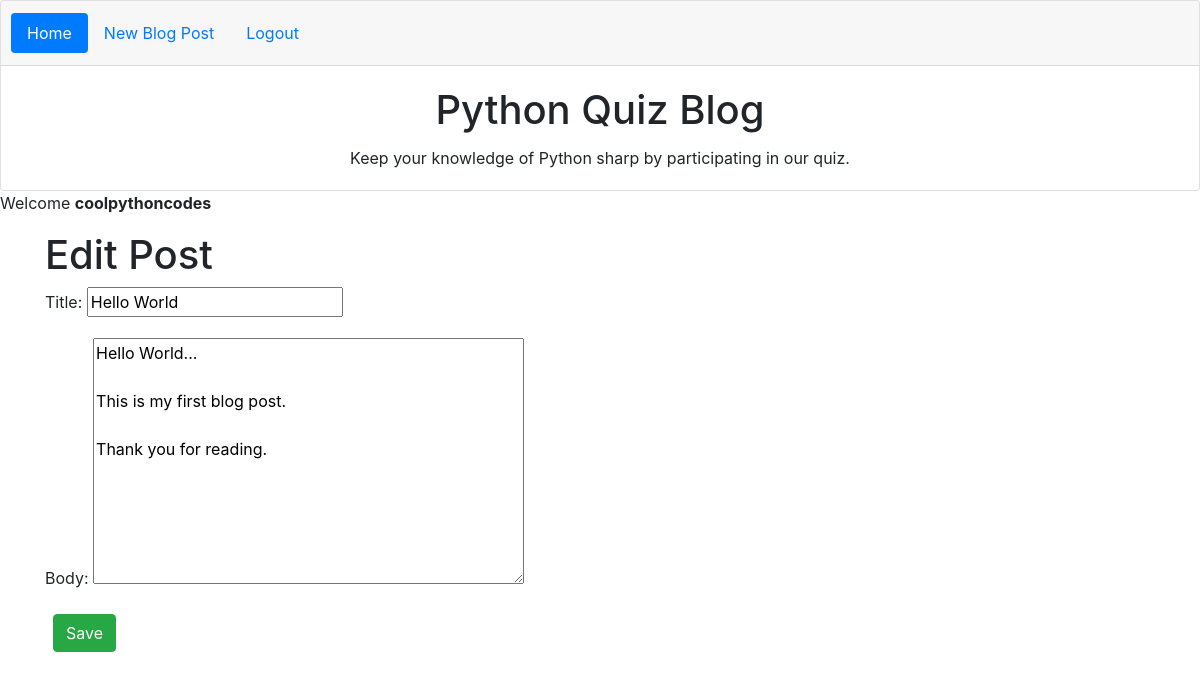
Screenshot of /post/1/edit (signed in) with the database file from the repository.
### blog/models.py (models this page shows, shortened)
class BlogPost(models.Model):
    title = models.CharField(max_length=200)
    author = models.ForeignKey('auth.User',on_delete=models.CASCADE,)
    body = models.TextField()
    date = models.DateTimeField(auto_now_add=True)

### blog/views.py (the view)
# urls.py: path('post/<int:pk>/edit', views.BlogUpdateView.as_view(), name='post_update'),
class BlogUpdateView(UpdateView):
    model = BlogPost
    fields = ['title','body']
    template_name = "post_update.html"

### template/post_update.html (shortened to what this page needs)
{% extends "base.html" %}
{%block content%}
{% if user.is_authenticated %}
<div class="container">
    <h1>Edit Post</h1>
    <form method="post">{%csrf_token%}
        {{form.as_p}}
        <button class="btn btn-success ml-2" type="submit">Save</button>
    </form>
</div>
{% else %}
<p>You don't have authorization to this page</p>
{% endif %}
{%endblock content%}

### template/base.html (shortened to what this page needs)
<!DOCTYPE html>
<html lang="en">
<head>
    <link rel="stylesheet" href="https://stackpath.bootstrapcdn.com/bootstrap/4.1.3/css/bootstrap.min.css">
</head>
<body>
        <div class="card text-center">
                <div class="card-header">
                  <ul class="nav nav-pills card-header-pills">
                    <li class="nav-item">
                        <a class="nav-link active" href="{% url 'home' %}">Home</a>
                    </li>
                    {% if user.is_authenticated %}
                    <li class="nav-item">
                        <a class="nav-link right" href="{% url 'post_new' %}"> New Blog Post</a>
                    </li>
                    <li class="nav-item">
                        <a class="nav-link right" href="{% url 'logout' %}"> Logout</a>
                    </li>
                    {% endif %}
                  </ul>
                </div>
                <div class="card-body">
                  <h1 class="card-title">Python Quiz Blog</h1>
                  <p class="card-text">Keep your knowledge of Python sharp by participating in our quiz.</p>
                </div>
              </div>
    {% if user.is_authenticated %}
    <p>Welcome <strong>{{user.username}}</strong></p>
    {% endif %}
   {%block content%}
   {%endblock content%}
</body>
</html>

### rows the page displays
BlogPost: title "Hello World", body "Hello World... This is my first blog post. Thank you for reading."

### other values shown
{{ user.username }} "coolpythoncodes"
